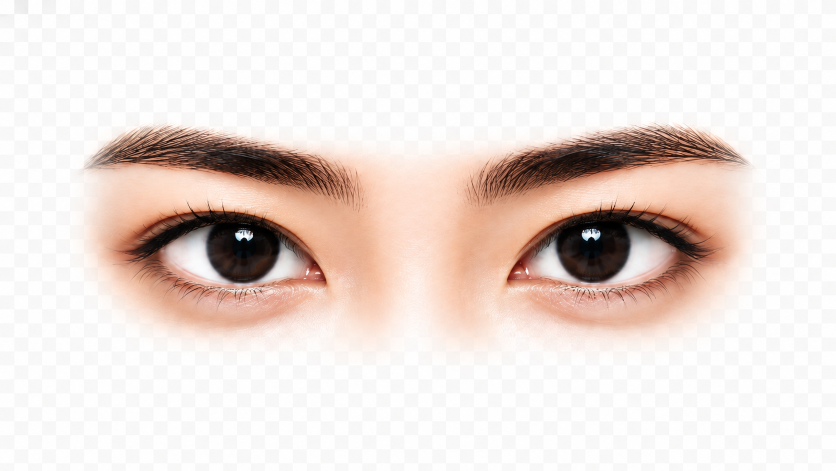
#> input picture eyes-redness-score-image/eyes-redness-score-0.png, 1672 x 941 px (shown at 1/2 size); its folder holds only this picture in this run
$ python optimize_eyes.py
#> lines starting #> are read from the running program, lines starting #| are printed output that depends on the picture
from pathlib import Path

from PIL import Image, ImageFilter


ROOT = Path(__file__).resolve().parents[1]
SOURCE = ROOT / "eyes-redness-score-image"
TARGET = ROOT / "public" / "eyes"

# The source PNGs include a baked checkerboard. Crop to the useful eye band and
# make only very bright, near-neutral pixels transparent so eye whites stay intact.
CROP_BOX = (110, 210, 1562, 748)
OUTPUT_SIZE = (980, 360)


def checker_to_alpha(image: Image.Image) -> Image.Image:
    rgba = image.convert("RGBA")
    pixels = rgba.load()
    width, height = rgba.size

    alpha = Image.new("L", rgba.size, 255)
    alpha_pixels = alpha.load()

    def is_checker(x: int, y: int) -> bool:
        r, g, b, _ = pixels[x, y]
        bright = min(r, g, b) >= 232
        neutral = max(r, g, b) - min(r, g, b) <= 8
        return bright and neutral

    visited = bytearray(width * height)
    queue: list[tuple[int, int]] = []

    def push(x: int, y: int) -> None:
        if x < 0 or x >= width or y < 0 or y >= height:
            return
        idx = y * width + x
        if visited[idx] or not is_checker(x, y):
            return
        visited[idx] = 1
        queue.append((x, y))

    for x in range(width):
        push(x, 0)
        push(x, height - 1)
    for y in range(height):
        push(0, y)
        push(width - 1, y)

    while queue:
        x, y = queue.pop()
        alpha_pixels[x, y] = 0
        push(x + 1, y)
        push(x - 1, y)
        push(x, y + 1)
        push(x, y - 1)

    alpha = alpha.filter(ImageFilter.GaussianBlur(radius=0.55))
    rgba.putalpha(alpha)
    return rgba


def main() -> None:
    TARGET.mkdir(parents=True, exist_ok=True)
    for old in TARGET.glob("eyes-redness-score-*.*"):
        old.unlink()

    for source in sorted(SOURCE.glob("eyes-redness-score-*.png")):
        score = source.stem.rsplit("-", 1)[-1]
        image = Image.open(source).crop(CROP_BOX)
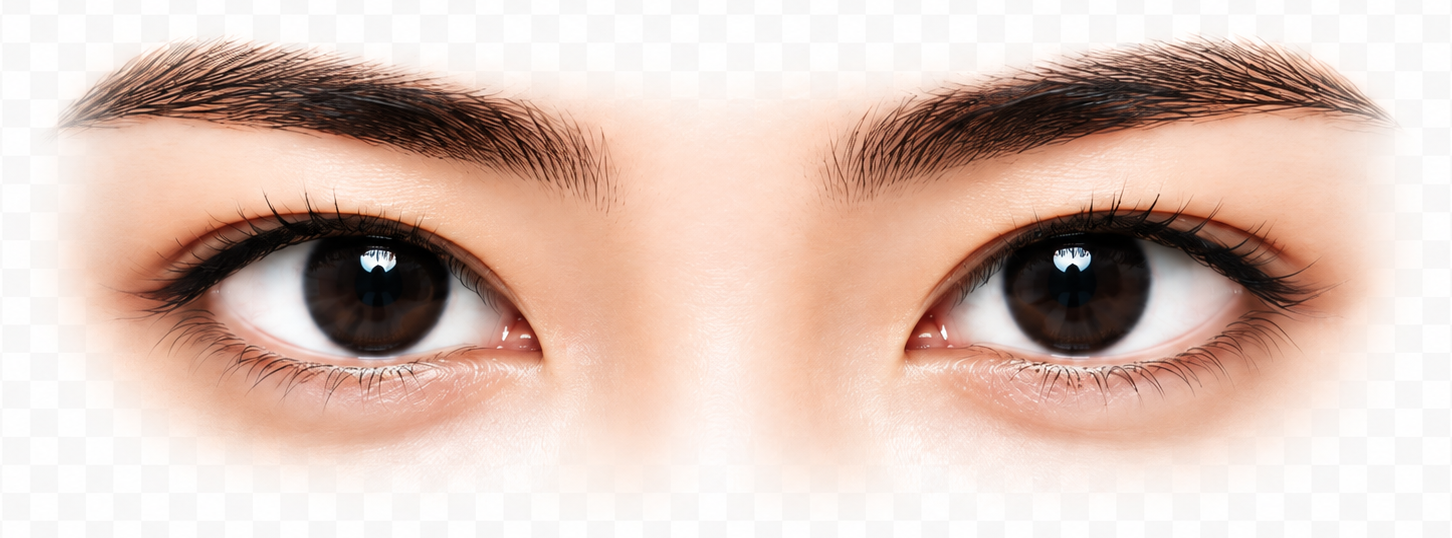
#> image: PIL image 1452x538 RGB; mean R, G, B 217, 192.8, 181.9
        image = checker_to_alpha(image)
#> in checker_to_alpha, `alpha = Image.new("L", rgba.size, 255)`: alpha: PIL image 1452x538 L; every value is 255
#> the loop in checker_to_alpha, `for x in range(width):` made 1452 passes
#> in checker_to_alpha, `alpha = alpha.filter(ImageFilter.GaussianBlur(radius=0.55))`:
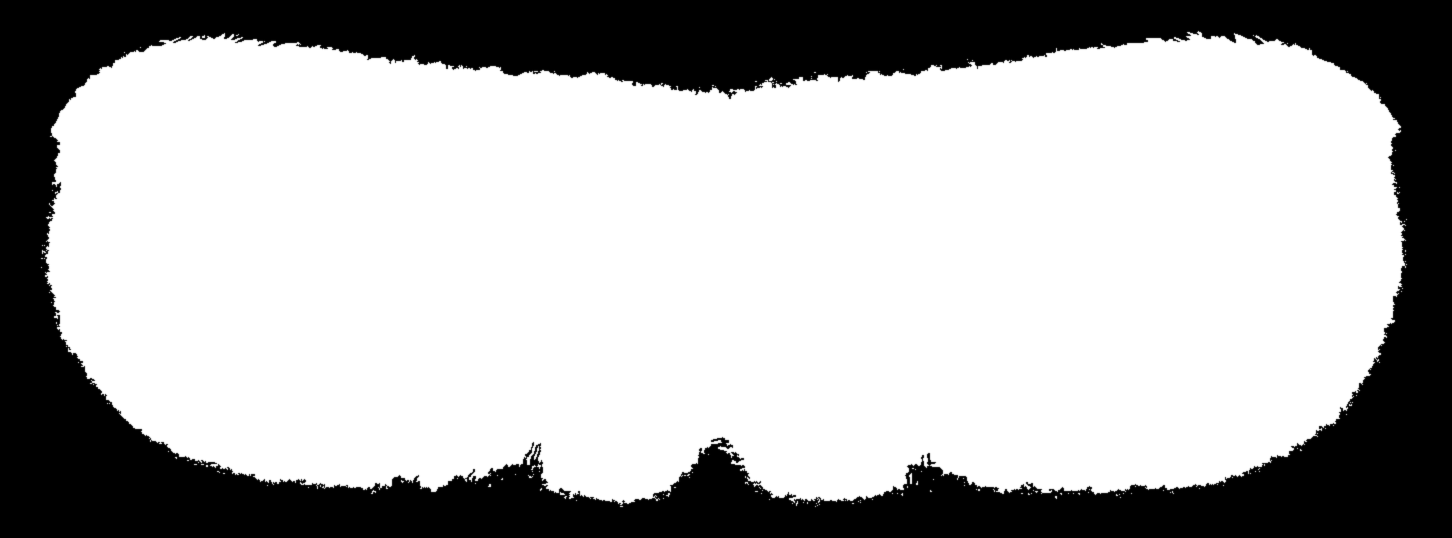
#> alpha: PIL image 1452x538 L; min 0, max 255, mean 177.6
        image = image.resize(OUTPUT_SIZE, Image.Resampling.LANCZOS)
#> image: PIL image 980x360 RGBA
        target = TARGET / f"eyes-redness-score-{score}.webp"
        image.save(target, "WEBP", quality=78, method=6, lossless=False)
#> (the run stopped early here; a loop or call above may not have finished)
